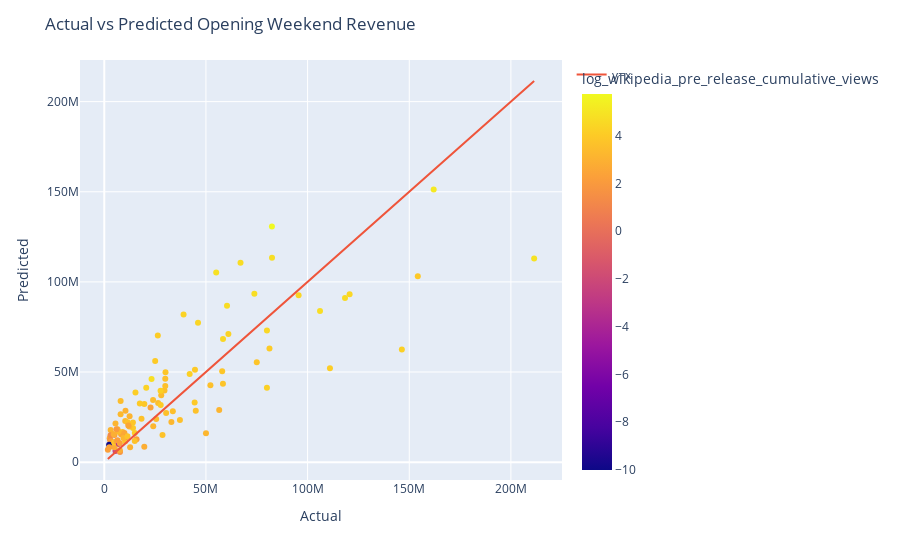

This figure's notebook cell:
### Markdown cell above
Manual Calculation for Paddington 2
intercept of 1.7098 
normalized metacritic guess is -5.1635 * 2.2 = -11.3597
top 5 trailer views is 8.9 million, the log of that is 6.94939001 minus 9 = -2.05060999 * 0.7008 = -1.4373
guess for normalized wikipedia pre release views is -0.6 * 0.1900 = -0.114
budget is 40 million, the log of that is 17.504 * 88 * 0.0048 = 7.393689
in franchise is 1, so 1 * 88 * 0.0094 = 0.8272
kids fiction is 1, so 1 * 88 * 0.1984 = 17.472

sum of all of these is 1.7098 - 11.3597 - 1.4373 - 0.114 + 7.393689 + 0.8272 + 17.472 = 15.391

take the exponential of 15.391 = 4.83 million

### Code cell
results_df = pd.DataFrame({'title': X_test['title'], 'actual': y_test, 'predicted': pred_simple_glm, 'mpaa_rating': X_test['mpaa_rating'], 'creative_type': X_test['creative_type'], 'budget': X_test['budget'], 'wikipedia_pre_release_cumulative_views': X_test['wikipedia_pre_release_cumulative_views'], 'metacritic_before_wide_friday_calculated': X_test['metacritic_before_wide_friday_calculated'], 'genre': X_test['genre'], 'log_top_5_trailer_views': X_test['log_top_5_trailer_views'], 'sqrt_wikipedia_pre_release_cumulative_views': X_test['sqrt_wikipedia_pre_release_cumulative_views'], 'top_5_trailer_views': X_test['top_5_trailer_views'], 'log_budget': X_test['log_budget'], 'log_wikipedia_pre_release_cumulative_views': X_test['log_wikipedia_pre_release_cumulative_views'], 'log_top_5_trailer_views': X_test['log_top_5_trailer_views'], 'not_friday_opener': X_test['not_friday_opener'], 'production_method': X_test['production_method'], 'normalized_budget': X_test['normalized_budget'], 'normalized_wikipedia_pre_release_cumulative_views': X_test['normalized_wikipedia_pre_release_cumulative_views'], 'normalized_top_5_trailer_views': X_test['normalized_top_5_trailer_views'], 'normalized_metacritic_before_wide_friday_calculated': X_test['normalized_metacritic_before_wide_friday_calculated']})

# plot actual vs predicted
fig = px.scatter(results_df, x='actual', y='predicted', hover_name='title', color='log_wikipedia_pre_release_cumulative_views')
fig.add_trace(go.Scatter(x=results_df['actual'], y=results_df['actual'], mode='lines', name='y=x'))
fig.update_layout(title='Actual vs Predicted Opening Weekend Revenue', xaxis_title='Actual', yaxis_title='Predicted')

### Figure 1 — Plotly figure (JSON) as saved in the notebook; plotly's stock layout.template omitted (floating-point values rounded to 4 significant figures)
{"data": [{"hovertemplate": "<b>%{hovertext}</b><br><br>actual=%{x}<br>predicted=%{y}<br>log_wikipedia_pre_release_cumulative_views=%{marker.color}<extra></extra>", "hovertext": ["M3GAN", "80 for Brady", "Knock at the Cabin", "Ant-Man and the Wasp: Quantumania", "Jesus Revolution", "Creed III", "Operation Fortune: Ruse de guerre", "Scream VI", "65", "Shazam! Fury of the Gods", "John Wick: Chapter 4", "Dungeons & Dragons: Honor Among Thieves", "His Only Son", "The Super Mario Bros. Movie", "Renfield", "The Pope’s Exorcist", "Beau is Afraid", "Big George Foreman: The Miraculous Story of the Once and Future Heavyweight Champion of the World", "Are You There God? It’s Me, Margaret", "Guardians of the Galaxy Vol 3", "Fast X", "The Little Mermaid", "The Machine", "Spider-Man: Across the Spider-Verse", "Transformers: Rise of the Beasts", "The Flash", "Elemental", "No Hard Feelings", "Ruby Gillman, Teenage Kraken", "Indiana Jones and the Dial of Destiny", "Sound of Freedom", "Insidious: The Red Door", "Oppenheimer", "Barbie", "Talk To Me", "Haunted Mansion", "Teenage Mutant Ninja Turtles: Mutant Mayhem", "Meg 2: The Trench", "The Last Voyage of the Demeter", "Blue Beetle", "Strays", "Dumb Money", "Expend4bles", "The Creator", "Saw X", "PAW Patrol: The Mighty Movie", "The Exorcist: Believer", "Killers of the Flower Moon", "Priscilla", "Five Nights at Freddy’s", "Journey to Bethlehem", "The Marvels", "Next Goal Wins", "The Hunger Games: The Ballad of Songbirds & Snakes", "Thanksgiving", "Trolls Band Together", "Wish", "Napoleon", "Godzilla Minus One (ゴジラ最新作)", "American Fiction", "Wonka", "Migration", "The Iron Claw", "Aquaman and the Lost Kingdom", "Anyone But You", "Ferrari", "Mean Girls", "Argylle", "Madame Web", "Dune: Part Two", "Kung Fu Panda 4", "Imaginary", "Cabrini", "Arthur the King", "Ghostbusters: Frozen Empire", "Godzilla x Kong: The New Empire", "Civil War", "Abigail", "Challengers", "Unsung Hero", "The Fall Guy", "Tarot", "Kingdom of the Planet of the Apes", "IF", "The Strangers: Chapter 1", "Furiosa: A Mad Max Saga", "The Garfield Movie", "The Watchers", "Bad Boys: Ride or Die", "Inside Out 2", "A Quiet Place: Day One", "Horizon: An American Saga Chapter 1", "Despicable Me 4", "Sound of Hope: The Story of Possum Trot", "Fly Me to the Moon", "Twisters", "Deadpool & Wolverine", "Harold and the Purple Crayon", "It Ends With Us", "Alien: Romulus", "The Crow", "Reagan", "Beetlejuice Beetlejuice", "Speak No Evil"], "legendgroup": "", "marker": {"color": [3.61, 2.986, 3.993, 4.705, 2.155, 3.738, 3.143, 3.949, 3.391, 3.825, 4.734, 3.604, -2.004, 4.229, 3.313, 3.461, 2.869, 1.438, 0.681, 4.604, 4.662, 4.4, 2.051, 4.466, 4.315, 4.853, 3.531, 3.689, 3.154, 4.683, 2.844, 3.221, 5.748, 5.135, 3.02, 3.199, 3.443, 3.582, 3.225, 3.995, 2.634, 2.428, 3.472, 3.83, 3.624, 2.417, 3.513, 4.766, 2.711, 4.237, -10, 4.396, 2.463, 3.962, 3.322, 3.573, 3.884, 4.299, 3.615, 2.299, 4.328, 3.121, 3.847, 4.228, 2.654, 3.008, 3.688, 4.016, 4.142, 4.747, 3.849, 2.603, -3.628, 2.322, 3.637, 4.488, 3.382, 3.616, 4.034, 1.722, 4.041, 2.221, 4.498, 3.563, 2.535, 4.071, 3.435, 3.288, 3.159, 3.929, 3.58, 1.563, 3.743, 1.396, 3.186, 4.045, 4.9, 2.061, 3.174, 4.205, 2.904, 2.78, 4.094, 3.718], "coloraxis": "coloraxis", "symbol": "circle"}, "mode": "markers", "name": "", "orientation": "v", "showlegend": false, "type": "scatter", "x": [30429860, 12701640, 14127170, 106109650, 15882067, 58370007, 3140214, 44447270, 12328361, 30111158, 73817950, 37205784, 5501070, 146361865, 8026475, 9006368, 2661957, 2925364, 6739037, 118414021, 67017410, 95578040, 5000545, 120663589, 61045464, 55043679, 29602429, 15002770, 5500990, 60368101, 19680879, 33013036, 82455420, 162022044, 10431720, 24082475, 28007544, 30002735, 6504950, 25030225, 8247810, 3325504, 8039021, 14079512, 18309301, 22764354, 26497600, 23253655, 5040003, 80001720, 2400446, 46110859, 2500295, 44607143, 10306272, 30002525, 19698228, 20638887, 11419975, 1755364, 39005800, 12453275, 4868370, 27686211, 6000344, 3921773, 28635307, 17473540, 15335860, 82505391, 57989905, 9912713, 7168520, 7633898, 45004673, 80006561, 25537368, 10297110, 15011061, 7731539, 27747035, 6503012, 58400788, 33715801, 11825058, 26326462, 24006629, 7003537, 56527324, 154201673, 52202495, 11052561, 75009210, 3078758, 9426615, 81251415, 211435291, 6003197, 50016652, 42003361, 4644666, 7650720, 111003345, 11397595], "xaxis": "x", "y": [27250000.0, 8264000.0, 18990000.0, 83830000.0, 12720000.0, 43500000.0, 17820000.0, 33070000.0, 19770000.0, 49880000.0, 93490000.0, 23350000.0, 6211000.0, 62540000.0, 26540000.0, 16730000.0, 13200000.0, 12100000.0, 10050000.0, 91120000.0, 110700000.0, 92650000.0, 15110000.0, 93170000.0, 71130000.0, 105300000.0, 39710000.0, 11760000.0, 21510000.0, 86720000.0, 8594000.0, 22210000.0, 130700000.0, 151200000.0, 28590000.0, 19870000.0, 37160000.0, 46230000.0, 18240000.0, 56170000.0, 15450000.0, 11700000.0, 33870000.0, 22050000.0, 24030000.0, 30390000.0, 32870000.0, 46090000.0, 8335000.0, 41230000.0, 9604000.0, 77360000.0, 8230000.0, 51230000.0, 22810000.0, 42190000.0, 32260000.0, 41330000.0, 22160000.0, 6821000.0, 81840000.0, 25480000.0, 10900000.0, 39640000.0, 11410000.0, 15630000.0, 15100000.0, 32490000.0, 38580000.0, 113500000.0, 50490000.0, 16110000.0, 10310000.0, 10490000.0, 28580000.0, 73070000.0, 23950000.0, 11580000.0, 16160000.0, 5699000.0, 31650000.0, 12120000.0, 68260000.0, 28290000.0, 20380000.0, 70220000.0, 34480000.0, 16820000.0, 28890000.0, 103200000.0, 42640000.0, 14080000.0, 55390000.0, 14970000.0, 13360000.0, 63020000.0, 113000000.0, 18260000.0, 15980000.0, 48860000.0, 15500000.0, 6671000.0, 52150000.0, 14350000.0], "yaxis": "y"}, {"mode": "lines", "name": "y=x", "type": "scatter", "x": [30429860, 12701640, 14127170, 106109650, 15882067, 58370007, 3140214, 44447270, 12328361, 30111158, 73817950, 37205784, 5501070, 146361865, 8026475, 9006368, 2661957, 2925364, 6739037, 118414021, 67017410, 95578040, 5000545, 120663589, 61045464, 55043679, 29602429, 15002770, 5500990, 60368101, 19680879, 33013036, 82455420, 162022044, 10431720, 24082475, 28007544, 30002735, 6504950, 25030225, 8247810, 3325504, 8039021, 14079512, 18309301, 22764354, 26497600, 23253655, 5040003, 80001720, 2400446, 46110859, 2500295, 44607143, 10306272, 30002525, 19698228, 20638887, 11419975, 1755364, 39005800, 12453275, 4868370, 27686211, 6000344, 3921773, 28635307, 17473540, 15335860, 82505391, 57989905, 9912713, 7168520, 7633898, 45004673, 80006561, 25537368, 10297110, 15011061, 7731539, 27747035, 6503012, 58400788, 33715801, 11825058, 26326462, 24006629, 7003537, 56527324, 154201673, 52202495, 11052561, 75009210, 3078758, 9426615, 81251415, 211435291, 6003197, 50016652, 42003361, 4644666, 7650720, 111003345, 11397595], "y": [30429860, 12701640, 14127170, 106109650, 15882067, 58370007, 3140214, 44447270, 12328361, 30111158, 73817950, 37205784, 5501070, 146361865, 8026475, 9006368, 2661957, 2925364, 6739037, 118414021, 67017410, 95578040, 5000545, 120663589, 61045464, 55043679, 29602429, 15002770, 5500990, 60368101, 19680879, 33013036, 82455420, 162022044, 10431720, 24082475, 28007544, 30002735, 6504950, 25030225, 8247810, 3325504, 8039021, 14079512, 18309301, 22764354, 26497600, 23253655, 5040003, 80001720, 2400446, 46110859, 2500295, 44607143, 10306272, 30002525, 19698228, 20638887, 11419975, 1755364, 39005800, 12453275, 4868370, 27686211, 6000344, 3921773, 28635307, 17473540, 15335860, 82505391, 57989905, 9912713, 7168520, 7633898, 45004673, 80006561, 25537368, 10297110, 15011061, 7731539, 27747035, 6503012, 58400788, 33715801, 11825058, 26326462, 24006629, 7003537, 56527324, 154201673, 52202495, 11052561, 75009210, 3078758, 9426615, 81251415, 211435291, 6003197, 50016652, 42003361, 4644666, 7650720, 111003345, 11397595]}], "layout": {"coloraxis": {"colorbar": {"title": {"text": "log_wikipedia_pre_release_cumulative_views"}}, "colorscale": [[0, "#0d0887"], [0.1111, "#46039f"], [0.2222, "#7201a8"], [0.3333, "#9c179e"], [0.4444, "#bd3786"], [0.5556, "#d8576b"], [0.6667, "#ed7953"], [0.7778, "#fb9f3a"], [0.8889, "#fdca26"], [1, "#f0f921"]]}, "legend": {"tracegroupgap": 0}, "margin": {"t": 60}, "title": {"text": "Actual vs Predicted Opening Weekend Revenue"}, "xaxis": {"anchor": "y", "domain": [0, 1], "title": {"text": "Actual"}}, "yaxis": {"anchor": "x", "domain": [0, 1], "title": {"text": "Predicted"}}}}
